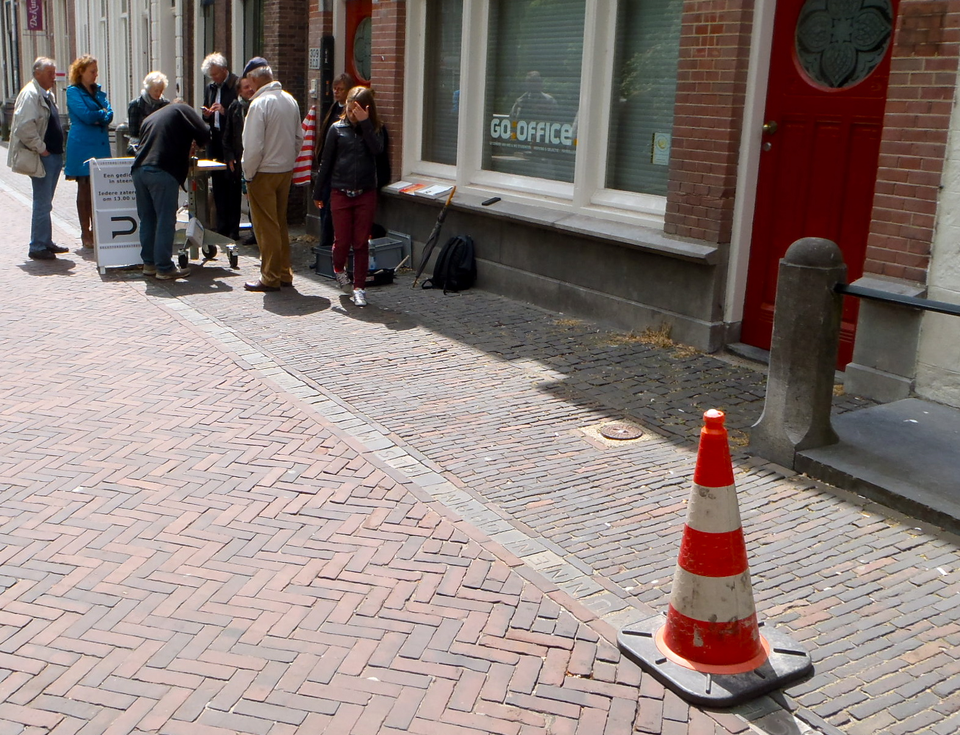
#> input picture Datasets/stack/stack6.png, 960 x 735 px, shrunk from 1573 x 1204 before the run
$ python main.py
#> lines starting #> are read from the running program, lines starting #| are printed output that depends on the picture
import cv2 as cv
import numpy as np
import os

pionnenmap = "../../Datasets/pionnen"
totalFiles = 0
stack = cv.imread("../../Datasets/stack/stack6.png")
#> stack is the input picture: shape (735, 960, 3); mean B, G, R 121.6, 125.4, 139.2
totalPionnen = len(pionnenmap)
# needle loop with result add
for files in os.listdir(pionnenmap):
    totalFiles += 1

print(totalFiles)
for i in range(1, totalFiles):
    needle = cv.imread("../../Datasets/pionnen/pion" + str(i) + ".png")
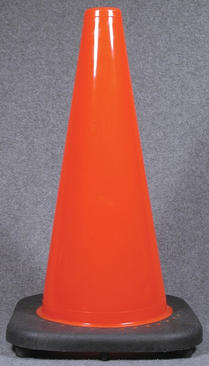
#> input picture Datasets/pionnen/pion1.png, 209 x 366 px, shrunk from 342 x 600 before the run
#> needle is the input picture: shape (366, 209, 3); mean B, G, R 96.6, 101.3, 156.5
    print("dit is pion " + str(i))

    result = cv.matchTemplate(stack, needle, cv.TM_SQDIFF_NORMED)
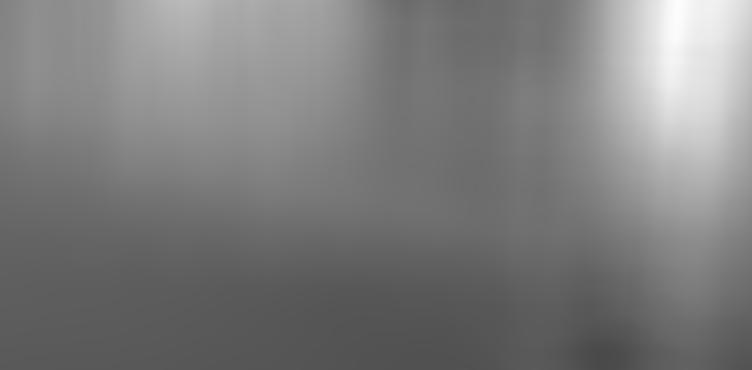
#> result: shape (370, 752) float32; min 0.29, max 0.992, mean 0.489
    treshold = 0.05
    locations = np.where(result <= treshold)
#> locations = (empty array, empty array)
    locations = list(zip(*locations[::-1]))
#> locations = []
    print(locations)
#> (the run stopped early here; a loop or call above may not have finished)
